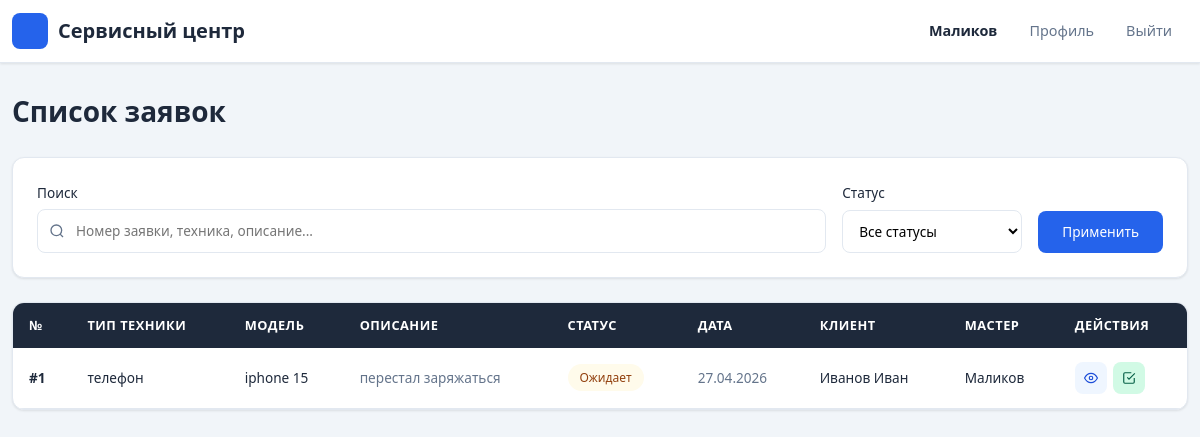
Page /requests/ (signed in) on the earlier database version.
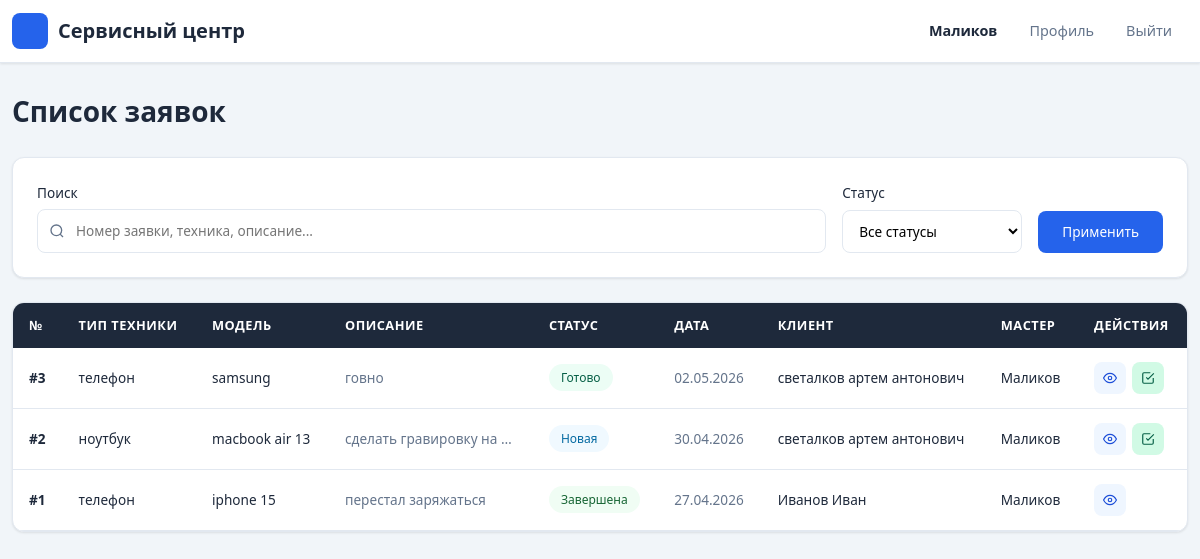
Same page on the later database version.
### accounts/models.py (models this page shows, shortened)
class User(AbstractBaseUser):
    USER_TYPES = (
        ('client', 'Клиент'),
        ('master', 'Мастер'),
        ('admin', 'Администратор'),
    )
    user_id = models.AutoField(primary_key=True)
    fio = models.CharField(max_length=100, verbose_name="ФИО")
    phone = models.CharField(max_length=20, verbose_name="Телефон")
    login = models.CharField(max_length=50, unique=True, verbose_name="Логин")
    password = models.CharField(max_length=255, verbose_name="Пароль")
    type = models.CharField(max_length=20, choices=USER_TYPES, default='client', verbose_name="Тип пользователя")
    role = models.ForeignKey(
        Role, on_delete=models.SET_NULL, null=True, blank=True,
        verbose_name="Роль", db_column='roleID'
    )
    last_login = None
    is_active = True
    USERNAME_FIELD = 'login'
    REQUIRED_FIELDS = ['fio', 'phone']
    objects = UserManager()
    class Meta:
        db_table = 'users'
        verbose_name = 'Пользователь'
        verbose_name_plural = 'Пользователи'

class Client(models.Model):
    client_id = models.AutoField(primary_key=True)
    user = models.ForeignKey(User, on_delete=models.CASCADE, db_column='userID')
    class Meta:
        db_table = 'clients'
        verbose_name = 'Клиент'
        verbose_name_plural = 'Клиенты'

class Master(models.Model):
    master_id = models.AutoField(primary_key=True)
    user = models.ForeignKey(User, on_delete=models.CASCADE, db_column='userID')
    class Meta:
        db_table = 'masters'
        verbose_name = 'Мастер'
        verbose_name_plural = 'Мастера'

### requests1/models.py (models this page shows, shortened)
class Request(models.Model):
    STATUS_CHOICES = [
        ('new', 'Новая'),
        ('pending', 'Ожидает'),
        ('in_progress', 'В процессе ремонта'),
        ('ready', 'Готово'),
        ('completed', 'Завершена'),
        ('cancelled', 'Отменена'),
    ]
    request_id = models.AutoField(primary_key=True)
    start_date = models.DateTimeField(verbose_name="Дата начала")
    home_tech_type = models.CharField(max_length=100, verbose_name="Тип техники")
    home_tech_model = models.CharField(max_length=100, verbose_name="Модель техники")
    problem_description = models.TextField(verbose_name="Описание проблемы")
    request_status = models.CharField(
        max_length=20,
        choices=STATUS_CHOICES,
        default='new',
        verbose_name="Статус заявки"
    )
    completion_date = models.DateTimeField(null=True, blank=True, verbose_name="Дата завершения")
    repair_parts = models.TextField(blank=True, verbose_name="Запчасти")
    master = models.ForeignKey(
        Master, on_delete=models.SET_NULL, null=True, blank=True,
        db_column='masterID', verbose_name="Мастер"
    )
    client = models.ForeignKey(
        Client, on_delete=models.CASCADE,
        db_column='clientID', verbose_name="Клиент"
    )
    class Meta:
        db_table = 'requests'
        verbose_name = 'Заявка'
        verbose_name_plural = 'Заявки'

### requests1/views.py (the view)
    def wrapper(request, *args, **kwargs):
        if not request.session.get('user_id'):
            messages.error(request, 'Необходимо войти в систему')
            return redirect('login')
        return view_func(request, *args, **kwargs)

### requests1/views.py (called while the page is built)
def login_required(view_func):
    def wrapper(request, *args, **kwargs):
        if not request.session.get('user_id'):
            messages.error(request, 'Необходимо войти в систему')
            return redirect('login')
        return view_func(request, *args, **kwargs)
    return wrapper

### templates/requests/request_list.html (shortened to what this page needs)
{% extends 'base.html' %}
{% block content %}
<div style="display: flex; justify-content: space-between; align-items: center; margin-bottom: 28px;">
    <h1 style="font-size: 1.75rem; font-weight: 700; margin: 0;">Список заявок</h1>
</div>
<div style="background: var(--surface); border: 1px solid var(--border); border-radius: var(--radius); box-shadow: var(--shadow); margin-bottom: 24px; padding: 24px;">
    <form method="get">
        <div style="display: flex; gap: 16px; align-items: flex-end; flex-wrap: wrap;">
            <div style="flex: 1; min-width: 200px;">
                <label for="search" style="display: block; margin-bottom: 6px; font-weight: 500; color: var(--text); font-size: 0.85rem;">Поиск</label>
                <div style="position: relative;">
                    <svg style="position: absolute; left: 12px; top: 50%; transform: translateY(-50%);" width="16" height="16" viewBox="0 0 24 24" fill="none" stroke="var(--text-muted)" stroke-width="2"><circle cx="11" cy="11" r="8"/><line x1="21" y1="21" x2="16.65" y2="16.65"/></svg>
                    <input type="text" id="search" name="search" value="{{ search_query|default:'' }}" placeholder="Номер заявки, техника, описание..."
                           style="width: 100%; padding: 10px 12px 10px 38px; border: 1px solid var(--border); border-radius: var(--radius-sm); font-size: 0.85rem; font-family: inherit; outline: none; box-sizing: border-box;">
                </div>
            </div>
            <div style="width: 180px; flex-shrink: 0;">
                <label for="status" style="display: block; margin-bottom: 6px; font-weight: 500; color: var(--text); font-size: 0.85rem;">Статус</label>
                <select id="status" name="status"
                        style="width: 100%; padding: 10px 12px; border: 1px solid var(--border); border-radius: var(--radius-sm); font-size: 0.85rem; font-family: inherit; background: white; outline: none; cursor: pointer; box-sizing: border-box;">
                    <option value="all" {% if not current_status or current_status == 'all' %}selected{% endif %}>Все статусы</option>
                </select>
            </div>
            <div style="flex-shrink: 0; margin-top: auto;">
                <button type="submit" style="padding: 10px 24px; background: var(--primary); color: white; border: none; border-radius: var(--radius-sm); font-size: 0.85rem; font-weight: 500; cursor: pointer; height: 42px;">
                    Применить
                </button>
            </div>
        </div>
    </form>
</div>
<div style="background: var(--surface); border: 1px solid var(--border); border-radius: var(--radius); box-shadow: var(--shadow); overflow: hidden;">
    <div style="overflow-x: auto;">
        <table style="width: 100%; border-collapse: collapse;">
            <thead>
                <tr style="background: #1e293b;">
                    <th style="padding: 12px 16px; text-align: left; font-size: 0.8rem; font-weight: 600; color: white; text-transform: uppercase; letter-spacing: 0.5px;">№</th>
                    <th style="padding: 12px 16px; text-align: left; font-size: 0.8rem; font-weight: 600; color: white; text-transform: uppercase; letter-spacing: 0.5px;">Тип техники</th>
                    <th style="padding: 12px 16px; text-align: left; font-size: 0.8rem; font-weight: 600; color: white; text-transform: uppercase; letter-spacing: 0.5px;">Модель</th>
                    <th style="padding: 12px 16px; text-align: left; font-size: 0.8rem; font-weight: 600; color: white; text-transform: uppercase; letter-spacing: 0.5px;">Описание</th>
                    <th style="padding: 12px 16px; text-align: left; font-size: 0.8rem; font-weight: 600; color: white; text-transform: uppercase; letter-spacing: 0.5px;">Статус</th>
                    <th style="padding: 12px 16px; text-align: left; font-size: 0.8rem; font-weight: 600; color: white; text-transform: uppercase; letter-spacing: 0.5px;">Дата</th>
                    <th style="padding: 12px 16px; text-align: left; font-size: 0.8rem; font-weight: 600; color: white; text-transform: uppercase; letter-spacing: 0.5px;">Клиент</th>
                    <th style="padding: 12px 16px; text-align: left; font-size: 0.8rem; font-weight: 600; color: white; text-transform: uppercase; letter-spacing: 0.5px;">Мастер</th>
                    <th style="padding: 12px 16px; text-align: left; font-size: 0.8rem; font-weight: 600; color: white; text-transform: uppercase; letter-spacing: 0.5px;">Действия</th>
                </tr>
            </thead>
            <tbody>
                {% for req in requests %}
                <tr style="border-bottom: 1px solid var(--border); transition: background 0.15s;" onmouseover="this.style.background='#f8fafc'" onmouseout="this.style.background='transparent'">
                    <td style="padding: 14px 16px; font-weight: 600; color: var(--text); font-size: 0.85rem;">#{{ req.request_id }}</td>
                    <td style="padding: 14px 16px; font-size: 0.85rem;">{{ req.home_tech_type }}</td>
                    <td style="padding: 14px 16px; font-size: 0.85rem;">{{ req.home_tech_model }}</td>
                    <td style="padding: 14px 16px; font-size: 0.85rem; color: var(--text-muted); max-width: 200px; overflow: hidden; text-overflow: ellipsis; white-space: nowrap;">{{ req.problem_description|truncatechars:50 }}</td>
                    <td style="padding: 14px 16px;">
                        {% if req.request_status == 'new' %}
                            <span style="display: inline-block; background: #f0f9ff; color: #0369a1; padding: 4px 12px; border-radius: 20px; font-size: 0.75rem; font-weight: 500;">Новая</span>
                        {% elif req.request_status == 'pending' %}
                            <span style="display: inline-block; background: #fffbeb; color: #92400e; padding: 4px 12px; border-radius: 20px; font-size: 0.75rem; font-weight: 500;">Ожидает</span>
                        {% elif req.request_status == 'in_progress' %}
                            <span style="display: inline-block; background: #eff6ff; color: #1e40af; padding: 4px 12px; border-radius: 20px; font-size: 0.75rem; font-weight: 500;">В процессе</span>
                        {% elif req.request_status == 'ready' %}
                            <span style="display: inline-block; background: #ecfdf5; color: #065f46; padding: 4px 12px; border-radius: 20px; font-size: 0.75rem; font-weight: 500;">Готово</span>
                        {% elif req.request_status == 'completed' %}
                            <span style="display: inline-block; background: #f0fdf4; color: #166534; padding: 4px 12px; border-radius: 20px; font-size: 0.75rem; font-weight: 500;">Завершена</span>
                        {% elif req.request_status == 'cancelled' %}
                            <span style="display: inline-block; background: #fef2f2; color: #991b1b; padding: 4px 12px; border-radius: 20px; font-size: 0.75rem; font-weight: 500;">Отменена</span>
                        {% endif %}
                    </td>
                    <td style="padding: 14px 16px; font-size: 0.85rem; color: var(--text-muted);">{{ req.start_date|date:"d.m.Y" }}</td>
                    <td style="padding: 14px 16px; font-size: 0.85rem;">{{ req.client.user.fio }}</td>
                    <td style="padding: 14px 16px; font-size: 0.85rem;">
                        {% if req.master %}
                            {{ req.master.user.fio }}
                        {% else %}
                            <span style="display: inline-block; background: #f1f5f9; color: var(--text-muted); padding: 3px 10px; border-radius: 20px; font-size: 0.75rem;">Не назначен</span>
                        {% endif %}
                    </td>
                    <td style="padding: 14px 16px;">
                        <div style="display: flex; gap: 6px;">
                            <a href="{% url 'request_detail' req.request_id %}" style="display: inline-flex; align-items: center; justify-content: center; width: 32px; height: 32px; background: #eff6ff; color: #1d4ed8; border-radius: var(--radius-sm); text-decoration: none;" title="Просмотр">
                                <svg width="14" height="14" viewBox="0 0 24 24" fill="none" stroke="currentColor" stroke-width="2"><path d="M1 12s4-8 11-8 11 8 11 8-4 8-11 8-11-8-11-8z"/><circle cx="12" cy="12" r="3"/></svg>
                            </a>
                            {% if request.session.user_type == 'master' and req.master and req.master.user.user_id == request.session.user_id and req.request_status != 'completed' %}
                                <a href="{% url 'request_update' req.request_id %}" style="display: inline-flex; align-items: center; justify-content: center; width: 32px; height: 32px; background: #d1fae5; color: #065f46; border-radius: var(--radius-sm); text-decoration: none;" title="Обновить статус">
                                    <svg width="14" height="14" viewBox="0 0 24 24" fill="none" stroke="currentColor" stroke-width="2"><polyline points="9 11 12 14 22 4"/><path d="M21 12v7a2 2 0 0 1-2 2H5a2 2 0 0 1-2-2V5a2 2 0 0 1 2-2h11"/></svg>
                                </a>
                            {% endif %}
                        </div>
                    </td>
                </tr>
                {% endfor %}
            </tbody>
        </table>
    </div>
</div>
{% endblock %}

### templates/base.html (shortened to what this page needs)
<!DOCTYPE html>
<html lang="ru">
<head>
    <link href="https://cdn.jsdelivr.net/npm/bootstrap@5.1.3/dist/css/bootstrap.min.css" rel="stylesheet">
</head>
<body>
    <nav class="navbar navbar-expand-lg">
        <div class="container">
            <a class="navbar-brand" href="{% url 'dashboard' %}">Сервисный центр</a>
            <div class="collapse navbar-collapse" id="navbarNav">
                <div class="navbar-nav ms-auto">
                    {% if request.session.user_id %}
                        <span class="nav-link text-light">{{ request.session.user_name }}</span>
                        <a class="nav-link" href="{% url 'profile' %}">Профиль</a>
                        <a class="nav-link" href="{% url 'logout' %}">Выйти</a>
                    {% else %}
                        <a class="nav-link" href="{% url 'login' %}">Войти</a>
                        <a class="nav-link" href="{% url 'register' %}">Регистрация</a>
                    {% endif %}
                </div>
            </div>
        </div>
    </nav>
    <div class="container content-wrapper">
        {% block content %}
        {% endblock %}
    </div>
</body>
</html>

### templates/base.html (style rules this page uses)
:root { --primary: #2563eb; --primary-dark: #1d4ed8; --success: #059669; --warning: #d97706; --danger: #dc2626; --info: #0891b2; --bg: #f1f5f9; --surface: #ffffff; --text: #1e293b; --text-muted: #64748b; --border: #e2e8f0; --shadow: 0 1px 3px rgba(0,0,0,0.06), 0 1px 2px rgba(0,0,0,0.04); --shadow-md: 0 4px 6px rgba(0,0,0,0.05), 0 2px 4px rgba(0,0,0,0.03); --radius: 12px; --radius-sm: 8px; }
* { margin: 0; padding: 0; box-sizing: border-box; }
body { background: var(--bg); color: var(--text); font-family: 'Segoe UI', system-ui, -apple-system, sans-serif; min-height: 100vh; line-height: 1.6; }
.navbar { background: var(--surface) !important; border-bottom: 1px solid var(--border); box-shadow: var(--shadow); }
.navbar-brand { font-size: 1.25rem; font-weight: 700; color: var(--text) !important; display: flex; align-items: center; gap: 10px; }
.navbar-brand::before { content: ""; display: inline-block; width: 36px; height: 36px; background: var(--primary); border-radius: var(--radius-sm); flex-shrink: 0; }
.navbar .nav-link { color: var(--text-muted) !important; padding: 8px 16px !important; border-radius: var(--radius-sm); font-size: 0.9rem; font-weight: 500; transition: all 0.2s; }
.navbar .nav-link.text-light { color: var(--text) !important; font-weight: 600; }
.container { max-width: 1280px; }
.content-wrapper { margin-top: 32px; padding-bottom: 40px; }

Differences in the rows shown:
added Request: request_id "3", home_tech_type "телефон", home_tech_model "samsung", problem_description "говно", request_status "Готово", start_date "02.05.2026", client.user.fio "светалков артем антонович", master.user.fio "Маликов"
added Request: request_id "2", home_tech_type "ноутбук", home_tech_model "macbook air 13", problem_description "сделать гравировку на…", request_status "Новая", start_date "30.04.2026", client.user.fio "светалков артем антонович", master.user.fio "Маликов"
changed Request "iphone 15": request_status "Ожидает" → "Завершена"
